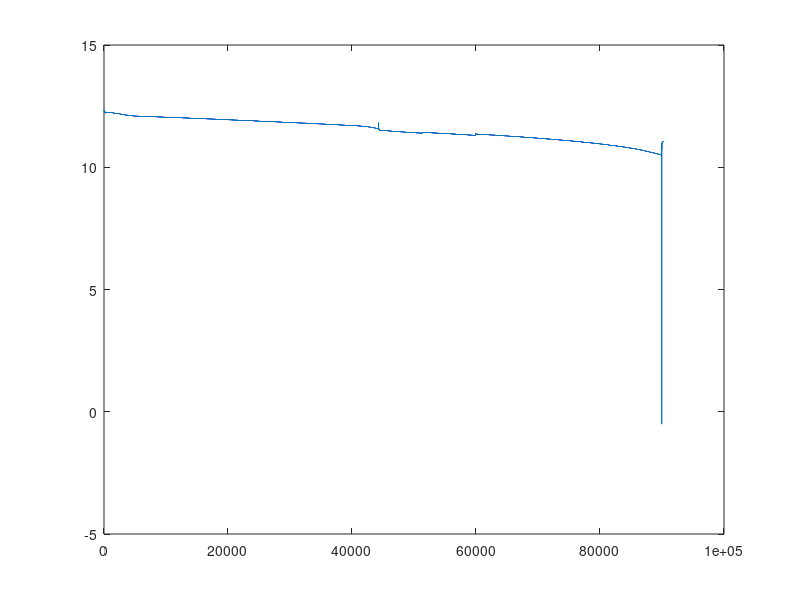

Write MATLAB code to recreate this figure.
clc
clear

%teste de baterias, analise dos dados

%importando o log das baterias

Bat_voltages = importdata('teste_baterias_log.txt');
t_amostras = linspace(1,length(Bat_voltages), length(Bat_voltages));

figure 
plot(t_amostras,Bat_voltages);
